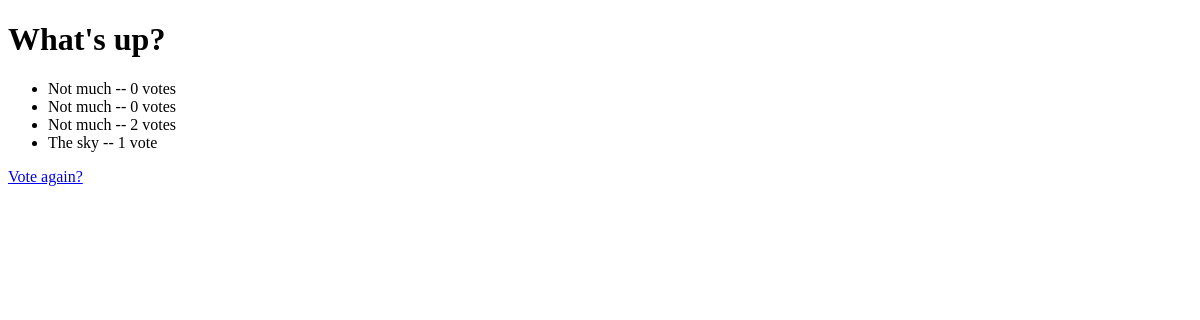
The app's page /polls/1/results/, older data.
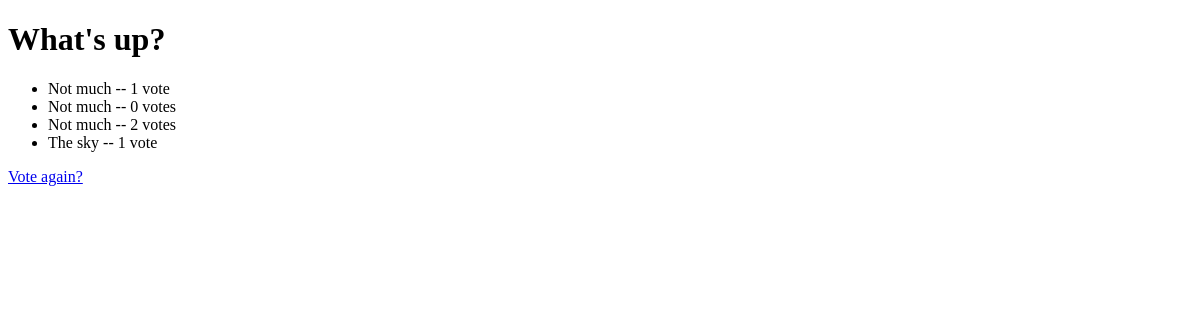
The same page, newer data.
### polls/models.py (models this page shows, shortened)
class Choice(models.Model):
    question = models.ForeignKey(Question, on_delete=models.CASCADE)
    choice_text = models.CharField(max_length=200)
    votes = models.IntegerField(default=0)

### polls/views.py (the view)
# urls.py: url(r'^(?P<pk>[0-9]+)/results/$', views.ResultsView.as_view(), name='results'),
class ResultsView(generic.DetailView):
    model = Question
    template_name = 'polls/results.html'

### polls/templates/polls/results.html (shortened to what this page needs)
<!DOCTYPE html>
<html lang="en">
<head>
</head>
<body>
<h1>{{ question.question_text }}</h1>
<ul>
{% for choice in question.choice_set.all %}
    <li>{{ choice.choice_text }} -- {{ choice.votes }} vote{{ choice.votes|pluralize }}</li>
{% endfor %}
</ul>
<a href="{% url 'polls:detail' question.id %}">Vote again?</a>
</body>
</html>

Row changes from the older to the newer data that the page shows:
changed Choice (number 1 of 4 on the later page): votes "0" → "1"
